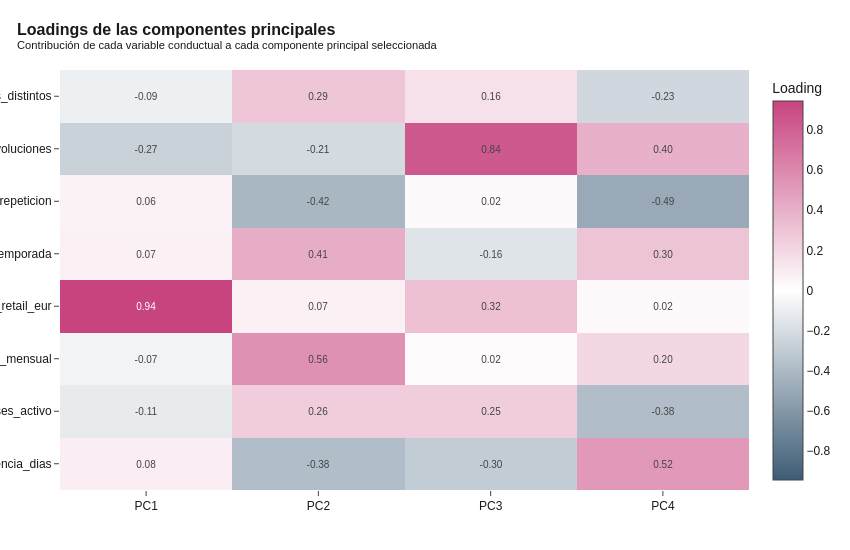

Write notebook code for a chart like this one.
### Code cell
# 2.4 Análisis de los loadings (qué representa cada componente)
loadings = pd.DataFrame(
    pca_full.components_[:N_PCS].T,
    columns=[f"PC{i+1}" for i in range(N_PCS)],
    index=VARIABLES_CLUSTERING
).round(3)

print(f"LOADINGS DE LAS {N_PCS} COMPONENTES SELECCIONADAS")
print("=" * 75)
print("(Cada columna muestra la contribución de cada variable a esa componente)")
print(loadings.to_string())

print(f"\nINTERPRETACIÓN DE LAS COMPONENTES:")
print("(Variables con |loading| > 0,40 son las más representativas de cada PC)")
for pc in loadings.columns:
    print(f"\n   {pc}:")
    relevantes = loadings[pc][loadings[pc].abs() > 0.40].sort_values(ascending=False)
    for var, val in relevantes.items():
        signo = "+" if val > 0 else "-"
        print(f"      {signo} {var:<35s} loading = {val:+.3f}")

# Heatmap de loadings
fig = go.Figure(data=go.Heatmap(
    z=loadings.values,
    x=loadings.columns, y=loadings.index,
    colorscale=[[0, "#3E5C76"], [0.5, "white"], [1, "#C8447F"]],
    zmid=0,
    text=loadings.values, texttemplate="%{text:.2f}",
    textfont=dict(size=10),
    colorbar=dict(title="Loading"),
))
fig.update_layout(
    title=dict(text="<b>Loadings de las componentes principales</b><br><sup>Contribución de cada variable conductual a cada componente principal seleccionada</sup>"),
    height=550, width=850,
)
guardar_y_mostrar(fig, "04_loadings_heatmap", w=850, h=550)

### Figure 1 — Plotly figure (JSON) as saved in the notebook; plotly's stock layout.template omitted (floating-point values rounded to 4 significant figures)
{"data": [{"colorbar": {"title": {"text": "Loading"}}, "colorscale": [[0, "#3E5C76"], [0.5, "white"], [1, "#C8447F"]], "text": [[0.084, -0.379, -0.296, 0.517], [-0.114, 0.259, 0.25, -0.379], [-0.07, 0.555, 0.019, 0.199], [0.943, 0.07, 0.317, 0.024], [0.07, 0.415, -0.157, 0.304], [0.064, -0.419, 0.024, -0.495], [-0.265, -0.214, 0.836, 0.397], [-0.087, 0.288, 0.156, -0.23]], "textfont": {"size": 10}, "texttemplate": "%{text:.2f}", "type": "heatmap", "x": ["PC1", "PC2", "PC3", "PC4"], "y": ["recencia_dias", "meses_activo", "frecuencia_mensual", "ticket_medio_retail_eur", "pct_pedidos_temporada", "pct_pedidos_repeticion", "pct_ratio_devoluciones", "num_canales_distintos"], "z": [[0.084, -0.379, -0.296, 0.517], [-0.114, 0.259, 0.25, -0.379], [-0.07, 0.555, 0.019, 0.199], [0.943, 0.07, 0.317, 0.024], [0.07, 0.415, -0.157, 0.304], [0.064, -0.419, 0.024, -0.495], [-0.265, -0.214, 0.836, 0.397], [-0.087, 0.288, 0.156, -0.23]], "zmid": 0}], "layout": {"height": 550, "title": {"text": "<b>Loadings de las componentes principales</b><br><sup>Contribución de cada variable conductual a cada componente principal seleccionada</sup>"}, "width": 850}}
